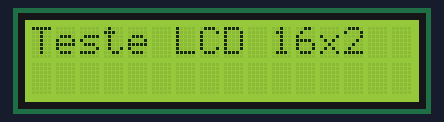
Simulated run of this sketch. Board: Arduino Uno, built with avr-gcc and run on an emulated ATmega328P. Shown: 16×2 character LCD.

Above: at 0.1 s.
At 2.1 s:
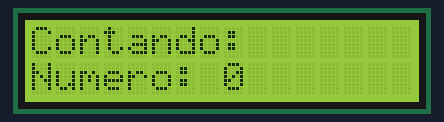
At 3.1 s:
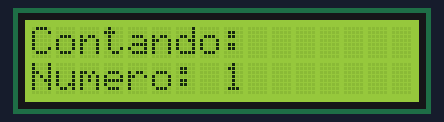
At 4.1 s:
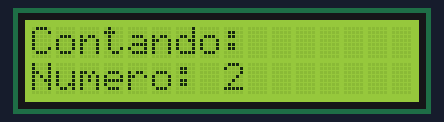
At 7.1 s:
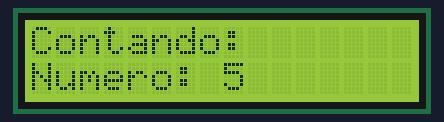
At 12.1 s:
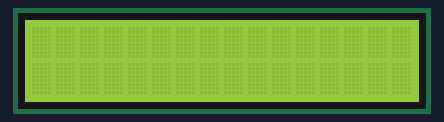

Measured:
- by itself, everything shown: repeats every 11.0 s, in 11 steps
- what the display in image 1 shows lasts 1.0 s, from 2.1 s to 3.1 s

The sketch:

LCD.ino
```cpp
#include <LiquidCrystal.h>

// Pinos conectados ao LCD: RS, E, D4, D5, D6, D7
LiquidCrystal lcd(12, 11, 5, 4, 3, 2);

void setup() {
  lcd.begin(16, 2); // Inicializa o LCD com 16 colunas e 2 linhas
  lcd.print("Teste LCD 16x2"); // Escreve na primeira linha
  delay(2000); // Aguarda 2 segundos
  lcd.clear(); // Limpa o display
}

void loop() {
  lcd.setCursor(0, 0); // Linha 1, coluna 1
  lcd.print("Contando:"); // Mensagem fixa

  for (int i = 0; i < 10; i++) {
    lcd.setCursor(0, 1); // Linha 2, coluna 1
    lcd.print("Numero: ");
    lcd.print(i);
    lcd.print("    "); // Apaga lixo na tela
    delay(1000); // Aguarda 1 segundo
  }

  lcd.clear(); // Limpa após a contagem
  delay(1000);
}
```
